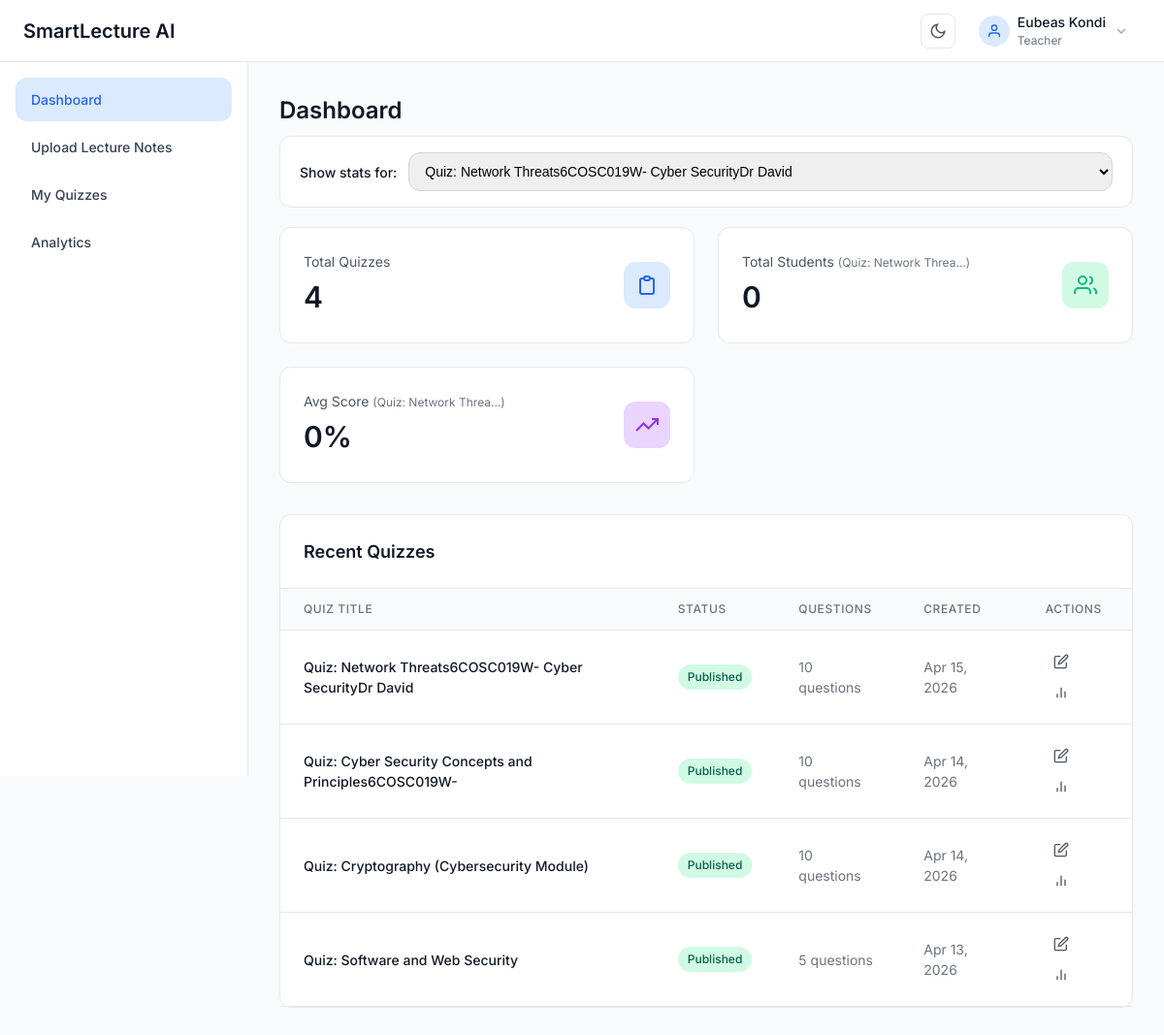
The app's page /teacher/dashboard/ (signed in) with its own data.
### quiz_app/models.py (models this page shows, shortened)
class User(AbstractUser):
    ROLE_CHOICES = [
        ('teacher', 'Teacher'),
        ('student', 'Student'),
    ]
    email = models.EmailField(unique=True)  # ✅ add this
    role = models.CharField(max_length=10, choices=ROLE_CHOICES)
    security_question = models.CharField(
        max_length=32, choices=SECURITY_QUESTIONS, blank=True, default=''
    )
    security_answer_hash = models.CharField(max_length=255, blank=True, default='')
    class Meta:
        db_table = 'users'

class Quiz(models.Model):
    STATUS_CHOICES = [
        ('draft', 'Draft'),
        ('published', 'Published'),
    ]
    title = models.CharField(max_length=255)
    teacher = models.ForeignKey(User, on_delete=models.CASCADE, related_name='quizzes')
    status = models.CharField(max_length=10, choices=STATUS_CHOICES, default='draft')
    time_limit = models.IntegerField(default=30, help_text='Time limit in minutes')
    pass_percentage = models.IntegerField(default=70, help_text='Minimum percentage to pass')
    access_code = models.CharField(max_length=6, unique=True, null=True, blank=True)
    share_token = models.CharField(max_length=12, unique=True, null=True, blank=True)
    created_at = models.DateTimeField(auto_now_add=True)
    updated_at = models.DateTimeField(auto_now=True)
    class Meta:
        db_table = 'quizzes'
        ordering = ['-created_at']
        verbose_name_plural = 'Quizzes'

### quiz_app/views.py (the view)
# urls.py: path("dashboard/", views.teacher_dashboard, name="dashboard"),
@login_required
def teacher_dashboard(request):
    role = (getattr(request.user, "role", "") or "").lower()
    if role != "teacher" and not request.user.is_superuser:
        return redirect("student:dashboard")
    all_quizzes = Quiz.objects.filter(teacher=request.user).order_by("-created_at")
    quizzes = all_quizzes.annotate(question_count=Count("questions"))[:10]
    total_quizzes = all_quizzes.count()
    selected_quiz_id = request.GET.get("quiz_id", "").strip()
    selected_quiz = None
    if selected_quiz_id.isdigit():
        selected_quiz = all_quizzes.filter(id=int(selected_quiz_id)).first()
    if selected_quiz is None:
        selected_quiz = all_quizzes.first()
    if selected_quiz:
        quiz_attempts = QuizAttempt.objects.filter(
            quiz=selected_quiz, completed_at__isnull=False
        )
        total_students = quiz_attempts.values("student_id").distinct().count()
        avg_score = quiz_attempts.aggregate(Avg("percentage"))["percentage__avg"] or 0
    else:
        total_students = 0
        avg_score = 0
    context = {
        "show_sidebar": True,
        "quizzes": quizzes,
        "all_quizzes": all_quizzes,
        "selected_quiz": selected_quiz,
        "total_quizzes": total_quizzes,
        "total_students": total_students,
        "average_score": round(avg_score, 1),
    }
    return render(request, "teacher/dashboard.html", context)

### templates/teacher/dashboard.html (shortened to what this page needs)
{% extends 'base.html' %}
{% load static %}
{% block content %}
<div class="page-container">
    <h2 class="page-title">Dashboard</h2>
    {% if all_quizzes %}
    <form method="get" action="{% url 'teacher:dashboard' %}" class="card" style="padding: 16px 20px; margin-bottom: 20px; display: flex; align-items: center; gap: 12px; flex-wrap: wrap;">
        <label for="quizSelector" style="font-weight: 500; margin: 0;">Show stats for:</label>
        <select id="quizSelector" name="quiz_id" class="form-input" style="flex: 1; min-width: 220px;" onchange="this.form.submit()">
            {% for q in all_quizzes %}
            <option value="{{ q.id }}" {% if selected_quiz and selected_quiz.id == q.id %}selected{% endif %}>{{ q.title }}</option>
            {% endfor %}
        </select>
    </form>
    {% endif %}
    <div class="stats-grid">
        <div class="stat-card">
            <div class="stat-content">
                <div class="stat-info">
                    <p class="stat-label">Total Quizzes</p>
                    <p class="stat-value">{{ total_quizzes }}</p>
                </div>
                <div class="stat-icon stat-icon-blue">
                    <svg viewBox="0 0 24 24" fill="none" stroke="currentColor" stroke-width="2">
                        <path d="M9 5H7a2 2 0 0 0-2 2v12a2 2 0 0 0 2 2h10a2 2 0 0 0 2-2V7a2 2 0 0 0-2-2h-2"></path>
                        <rect x="9" y="3" width="6" height="4" rx="2"></rect>
                    </svg>
                </div>
            </div>
        </div>
        <div class="stat-card">
            <div class="stat-content">
                <div class="stat-info">
                    <p class="stat-label">Total Students{% if selected_quiz %} <span style="font-weight: 400; color: var(--color-gray-500); font-size: 0.75rem;">({{ selected_quiz.title|truncatechars:20 }})</span>{% endif %}</p>
                    <p class="stat-value">{{ total_students }}</p>
                </div>
                <div class="stat-icon stat-icon-green">
                    <svg viewBox="0 0 24 24" fill="none" stroke="currentColor" stroke-width="2">
                        <path d="M17 21v-2a4 4 0 0 0-4-4H5a4 4 0 0 0-4 4v2"></path>
                        <circle cx="9" cy="7" r="4"></circle>
                        <path d="M23 21v-2a4 4 0 0 0-3-3.87"></path>
                        <path d="M16 3.13a4 4 0 0 1 0 7.75"></path>
                    </svg>
                </div>
            </div>
        </div>
        <div class="stat-card">
            <div class="stat-content">
                <div class="stat-info">
                    <p class="stat-label">Avg Score{% if selected_quiz %} <span style="font-weight: 400; color: var(--color-gray-500); font-size: 0.75rem;">({{ selected_quiz.title|truncatechars:20 }})</span>{% endif %}</p>
                    <p class="stat-value">{{ average_score }}%</p>
                </div>
                <div class="stat-icon stat-icon-purple">
                    <svg viewBox="0 0 24 24" fill="none" stroke="currentColor" stroke-width="2">
                        <polyline points="23 6 13.5 15.5 8.5 10.5 1 18"></polyline>
                        <polyline points="17 6 23 6 23 12"></polyline>
                    </svg>
                </div>
            </div>
        </div>
    </div>
    <div class="card">
        <div class="card-header">
            <h3 class="card-title">Recent Quizzes</h3>
        </div>
        <div class="table-container">
            <table class="table">
                <thead>
                    <tr>
                        <th>Quiz Title</th>
                        <th>Status</th>
                        <th>Questions</th>
                        <th>Created</th>
                        <th>Actions</th>
                    </tr>
                </thead>
                <tbody>
                    {% for quiz in quizzes %}
                    <tr>
                        <td class="font-medium">{{ quiz.title }}</td>
                        <td>
                            <span class="badge badge-{{ quiz.status }}">
                                {{ quiz.get_status_display }}
                            </span>
                        </td>
                        <td class="text-muted">{{ quiz.questions.count }} questions</td>
                        <td class="text-muted">{{ quiz.created_at|date:"M d, Y" }}</td>
                        <td>
                            <a href="{% url 'teacher:edit_questions' quiz.id %}" class="btn-icon" title="Edit">
                                <svg viewBox="0 0 24 24" fill="none" stroke="currentColor" stroke-width="2">
                                    <path d="M11 4H4a2 2 0 0 0-2 2v14a2 2 0 0 0 2 2h14a2 2 0 0 0 2-2v-7"></path>
                                    <path d="M18.5 2.5a2.121 2.121 0 0 1 3 3L12 15l-4 1 1-4 9.5-9.5z"></path>
                                </svg>
                            </a>
                            <a href="{% url 'teacher:analytics' quiz.id %}" class="btn-icon" title="Analytics">
                                <svg viewBox="0 0 24 24" fill="none" stroke="currentColor" stroke-width="2">
                                    <line x1="18" y1="20" x2="18" y2="10"></line>
                                    <line x1="12" y1="20" x2="12" y2="4"></line>
                                    <line x1="6" y1="20" x2="6" y2="14"></line>
                                </svg>
                            </a>
                        </td>
                    </tr>
                    {% empty %}
                    <tr>
                        <td colspan="5" class="text-center text-muted">No quizzes yet. <a href="{% url 'teacher:upload_notes' %}">Create your first quiz</a></td>
                    </tr>
                    {% endfor %}
                </tbody>
            </table>
        </div>
    </div>
</div>
</div>
{% endblock %}

### templates/base.html (shortened to what this page needs)
{% load static %}
<!DOCTYPE html>
<html lang="en">
<head>
    <link rel="stylesheet" href="{% static 'css/styles.css' %}">
</head>
<body>
    {% if user.is_authenticated %}
        {% include 'components/navbar.html' %}
       <div class="app-container">
    {% if show_sidebar %}
        {% include 'components/sidebar_teacher.html' %}
    {% endif %}
            <main class="{% if show_sidebar %}main-content{% else %}main-content-full{% endif %}">
                {% block content %}{% endblock %}
    {% else %}
        {% include 'components/theme_toggle.html' with floating=True %}
        {% block auth_content %}{% endblock %}
    {% endif %}
</body>
</html>

### templates/components/navbar.html (shortened to what this page needs)
{% load static %}
<header class="navbar">
    <div class="navbar-container">
        <h1 class="navbar-title">SmartLecture AI</h1>
        <div class="navbar-profile" style="display: flex; align-items: center;">
            {% include 'components/theme_toggle.html' %}
            <div class="profile-dropdown" onclick="toggleDropdown()">
                <div class="profile-avatar">
                    <svg class="icon-user" viewBox="0 0 24 24" fill="none" stroke="currentColor" stroke-width="2">
                        <path d="M20 21v-2a4 4 0 0 0-4-4H8a4 4 0 0 0-4 4v2"></path>
                        <circle cx="12" cy="7" r="4"></circle>
                    </svg>
                </div>
                <div class="profile-info">
                    <div class="profile-name">{{ user.get_full_name|default:user.username }}</div>
                    <div class="profile-role">{{ user.role|title }}</div>
                </div>
                <svg class="icon-chevron" viewBox="0 0 24 24" fill="none" stroke="currentColor" stroke-width="2">
                    <polyline points="6 9 12 15 18 9"></polyline>
                </svg>
            </div>
        </div>
    </div>
</header>

### templates/components/theme_toggle.html (shortened to what this page needs)
<button type="button"
        class="theme-toggle{% if floating %} theme-toggle-floating{% endif %}"
        aria-label="Toggle dark mode"
        title="Toggle dark mode"
        onclick="toggleTheme()">
    <svg class="theme-toggle-icon" viewBox="0 0 24 24" fill="none" stroke="currentColor" stroke-width="2">
    </svg>
</button>

### templates/components/sidebar_teacher.html
{% load static %}
<aside class="sidebar">
  <nav class="sidebar-nav">
    <a href="{% url 'teacher:dashboard' %}"
       class="sidebar-link {% if request.resolver_match.url_name == 'dashboard' %}active{% endif %}">
      Dashboard
    </a>
    <a href="{% url 'teacher:upload_notes' %}"
       class="sidebar-link {% if request.resolver_match.url_name == 'upload_notes' %}active{% endif %}">
      Upload Lecture Notes
    </a>
    <a href="{% url 'teacher:my_quizzes' %}"
       class="sidebar-link {% if request.resolver_match.url_name == 'my_quizzes' %}active{% endif %}">
      My Quizzes
    </a>
    <a href="{% url 'teacher:analytics_overview' %}"
       class="sidebar-link {% if request.resolver_match.url_name == 'analytics_overview' or request.resolver_match.url_name == 'analytics' %}active{% endif %}">
      Analytics
    </a>
  </nav>
</aside>

### records on screen
User: get_full_name "Eubeas Kondi", role "Teacher"
Quiz: title "Quiz: Network Threa…", title "Quiz: Network Threats6COSC019W- Cyber SecurityDr David", status "Published", questions.count "10", created_at "Apr 15, 2026"
Quiz: title "Quiz: Cyber Security Concepts and Principles6COSC019W-", status "Published", questions.count "10", created_at "Apr 14, 2026"
Quiz: title "Quiz: Cryptography (Cybersecurity Module)", status "Published", questions.count "10", created_at "Apr 14, 2026"
Quiz: title "Quiz: Software and Web Security", status "Published", questions.count "5", created_at "Apr 13, 2026"

### other values on screen
{{ total_quizzes }} "4"
{{ total_students }} "0"
{{ average_score }} "0"
form field quiz_id "Quiz: Network Threats6COSC019W- Cyber SecurityDr David"
